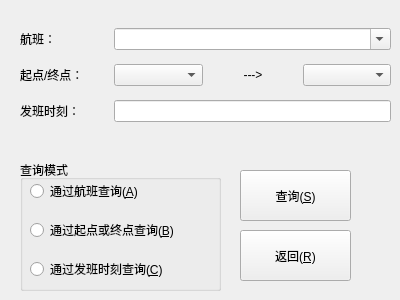
<?xml version="1.0" encoding="UTF-8"?>
<ui version="4.0">
 <class>airLifeWidget::informationFinderWidget</class>
 <widget class="QWidget" name="airLifeWidget::informationFinderWidget">
  <property name="geometry">
   <rect>
    <x>0</x>
    <y>0</y>
    <width>400</width>
    <height>300</height>
   </rect>
  </property>
  <property name="minimumSize">
   <size>
    <width>400</width>
    <height>300</height>
   </size>
  </property>
  <property name="maximumSize">
   <size>
    <width>400</width>
    <height>300</height>
   </size>
  </property>
  <property name="windowTitle">
   <string>查询信息</string>
  </property>
  <property name="windowIcon">
   <iconset resource="../../../resource/resource.qrc">
    <normaloff>:/Logo/airLifeLogo.ico</normaloff>:/Logo/airLifeLogo.ico</iconset>
  </property>
  <widget class="QPushButton" name="airLifeBeginPushButton">
   <property name="geometry">
    <rect>
     <x>240</x>
     <y>170</y>
     <width>111</width>
     <height>51</height>
    </rect>
   </property>
   <property name="text">
    <string>查询(&amp;S)</string>
   </property>
  </widget>
  <widget class="QPushButton" name="airLifeBackPushButton">
   <property name="geometry">
    <rect>
     <x>240</x>
     <y>230</y>
     <width>111</width>
     <height>51</height>
    </rect>
   </property>
   <property name="text">
    <string>返回(&amp;R)</string>
   </property>
  </widget>
  <widget class="QGroupBox" name="airLifeModeGroupBox">
   <property name="geometry">
    <rect>
     <x>20</x>
     <y>160</y>
     <width>201</width>
     <height>131</height>
    </rect>
   </property>
   <property name="title">
    <string>查询模式</string>
   </property>
   <widget class="QWidget" name="verticalLayoutWidget_2">
    <property name="geometry">
     <rect>
      <x>10</x>
      <y>10</y>
      <width>160</width>
      <height>121</height>
     </rect>
    </property>
    <layout class="QVBoxLayout" name="verticalLayout_2">
     <item>
      <widget class="QRadioButton" name="airLifeSearchByFlightRadioButton">
       <property name="text">
        <string>通过航班查询(&amp;A)</string>
       </property>
      </widget>
     </item>
     <item>
      <widget class="QRadioButton" name="airLifeSearchByAreaRadioButton">
       <property name="text">
        <string>通过起点或终点查询(&amp;B)</string>
       </property>
      </widget>
     </item>
     <item>
      <widget class="QRadioButton" name="airLifeSearchByDateRadioButton">
       <property name="text">
        <string>通过发班时刻查询(&amp;C)</string>
       </property>
      </widget>
     </item>
    </layout>
   </widget>
  </widget>
  <widget class="QWidget" name="gridLayoutWidget">
   <property name="geometry">
    <rect>
     <x>20</x>
     <y>20</y>
     <width>371</width>
     <height>111</height>
    </rect>
   </property>
   <layout class="QGridLayout" name="gridLayout">
    <item row="2" column="0">
     <widget class="QLabel" name="airLifeSTimeELabel">
      <property name="text">
       <string>发班时刻：</string>
      </property>
     </widget>
    </item>
    <item row="1" column="0">
     <widget class="QLabel" name="airLifeSELabel">
      <property name="text">
       <string>起点/终点：</string>
      </property>
     </widget>
    </item>
    <item row="1" column="2">
     <widget class="QLabel" name="airLifeArrowLabel">
      <property name="contextMenuPolicy">
       <enum>Qt::CustomContextMenu</enum>
      </property>
      <property name="text">
       <string>---&gt;</string>
      </property>
      <property name="alignment">
       <set>Qt::AlignCenter</set>
      </property>
     </widget>
    </item>
    <item row="1" column="1">
     <widget class="QComboBox" name="airLifeSComboBox"/>
    </item>
    <item row="1" column="3">
     <widget class="QComboBox" name="airLifeEComboBox"/>
    </item>
    <item row="2" column="1" colspan="3">
     <widget class="QLineEdit" name="airLifeTimeLineEdit">
      <property name="readOnly">
       <bool>false</bool>
      </property>
     </widget>
    </item>
    <item row="0" column="0">
     <widget class="QLabel" name="airLifeFlightLabel">
      <property name="text">
       <string>航班：</string>
      </property>
      <property name="alignment">
       <set>Qt::AlignLeading|Qt::AlignLeft|Qt::AlignVCenter</set>
      </property>
     </widget>
    </item>
    <item row="0" column="1" colspan="3">
     <widget class="QComboBox" name="airLifeFlightComboBox">
      <property name="editable">
       <bool>true</bool>
      </property>
     </widget>
    </item>
   </layout>
  </widget>
 </widget>
 <resources>
  <include location="../../../resource/resource.qrc"/>
 </resources>
 <connections/>
</ui>
